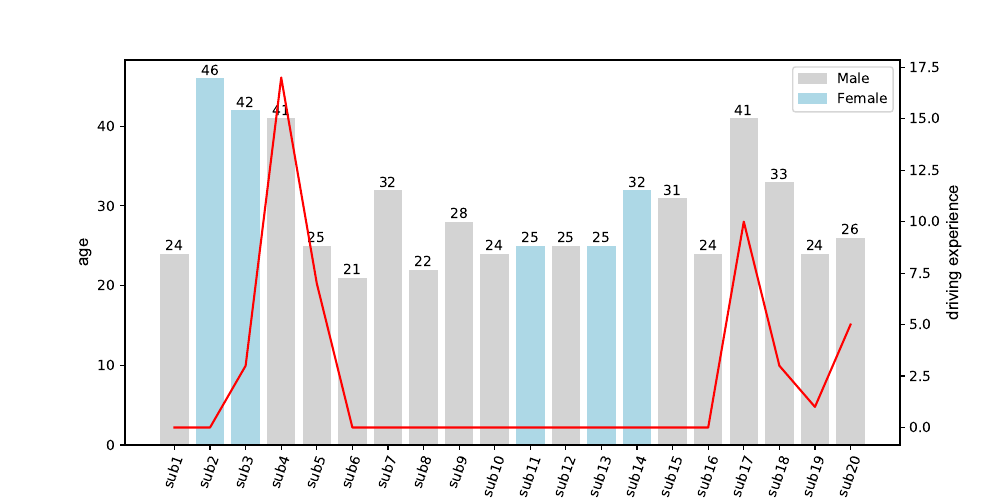

The script that saved this image:
import matplotlib.pyplot as plt
import matplotlib.patches as mpatches
from matplotlib.backends.backend_pdf import PdfPages
import pdb
x=('sub1','sub2','sub3','sub4','sub5','sub6','sub7','sub8','sub9','sub10','sub11','sub12','sub13','sub14','sub15','sub16','sub17','sub18','sub19','sub20')
age=[24,46,42,41,25,21,32,22,28,24,25,25,25,32,31,24,41,33,24,26]
colors=['lightgray','lightblue','lightblue','lightgray','lightgray','lightgray','lightgray','lightgray','lightgray','lightgray','lightblue','lightgray','lightblue','lightblue','lightgray','lightgray','lightgray','lightgray','lightgray','lightgray']
driving=[0,0,3,17,7,0,0,0,0,0,0,0,0,0,0,0,10,3,1,5]
font1 = {'family' : 'Arial',
        'weight' : 'normal',
        'size'   : 12,
        }
fig=plt.figure()
#fig(figsize=(10, 5))
ax1 = fig.add_subplot(111)
ax1.bar(x, age,color=colors)
for a, b in zip(x, age):
        plt.text(a, b, '%.0f' % b, ha='center', va='bottom', fontsize=10)
plt.xlabel('number',font1)
plt.xticks(rotation=70) # 倾斜70度
plt.ylabel('age',font1)
green_patch = mpatches.Patch(color='lightgray', label='Male')

yellow_patch = mpatches.Patch(color='lightblue', label='Female')
pdb.set_trace()
plt.legend(handles=[green_patch, yellow_patch])
ax2 = ax1.twinx()
ax2.plot(x,driving,color='red')
plt.xlabel('number',font1)
plt.ylabel('driving experience',font1)
plt.gcf().set_size_inches(10, 5)
#plt.title('subject information')
pdf = PdfPages('Figure02_participant.pdf')
pdf.savefig()
plt.close()
pdf.close()
#plt.show()